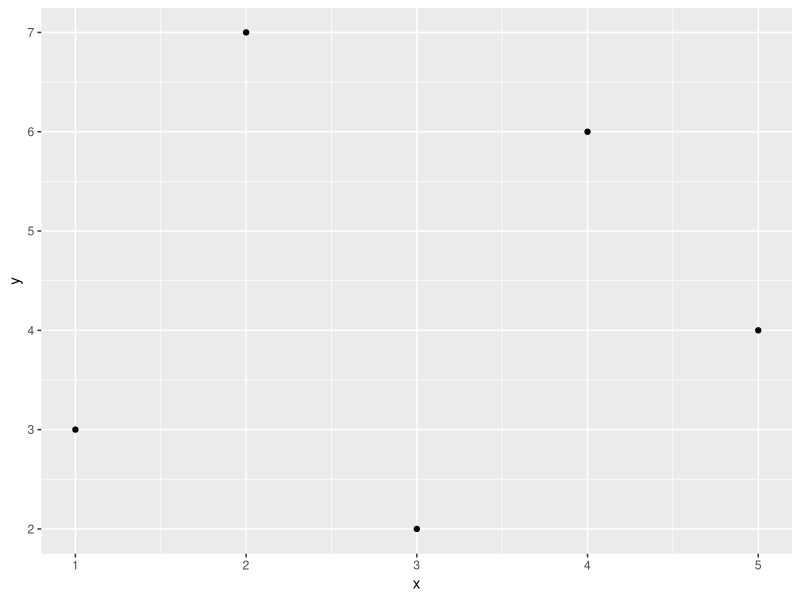
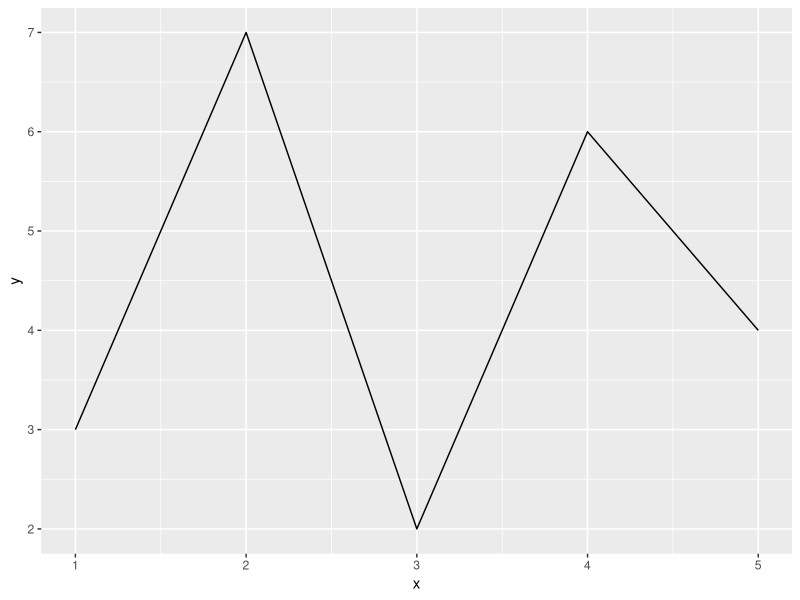
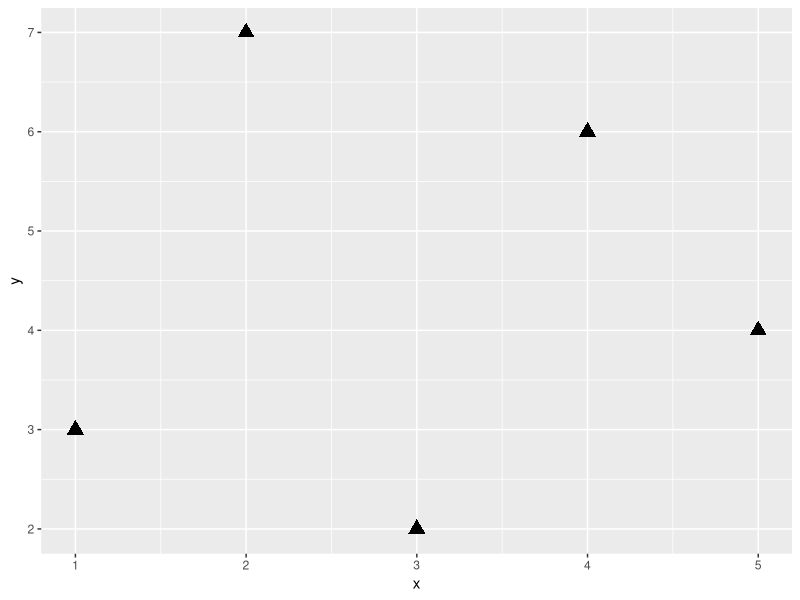
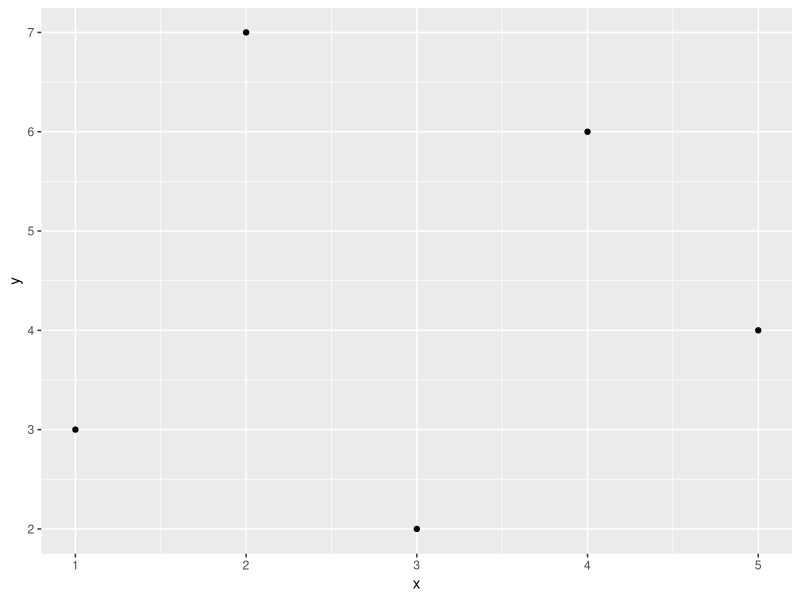

These figures' R source, in order:
#1. Write R code to install and load the ggplot2 package

install.packages("ggplot2") 
library(ggplot2)


#2. Use qplot() to create a simple scatter plot with vectors x and y.

x <- c(1, 2, 3, 4, 5)
y <- c(3, 7, 2, 6, 4) 
qplot(x, y)

#3. Save your plot as a JPEG file using R.

jpeg("scatter_plot.jpg")
qplot(x, y)
dev.off()

#4. Create a line plot connecting points using ggplot and geom_line().
df <- data.frame(x, y) 
ggplot(df, aes(x, y)) + geom_line()

#5. Add titles and axis labels to your plot using ggplot2.
ggplot(df, aes(x, y)) + geom_point(size = 4, shape = 17)